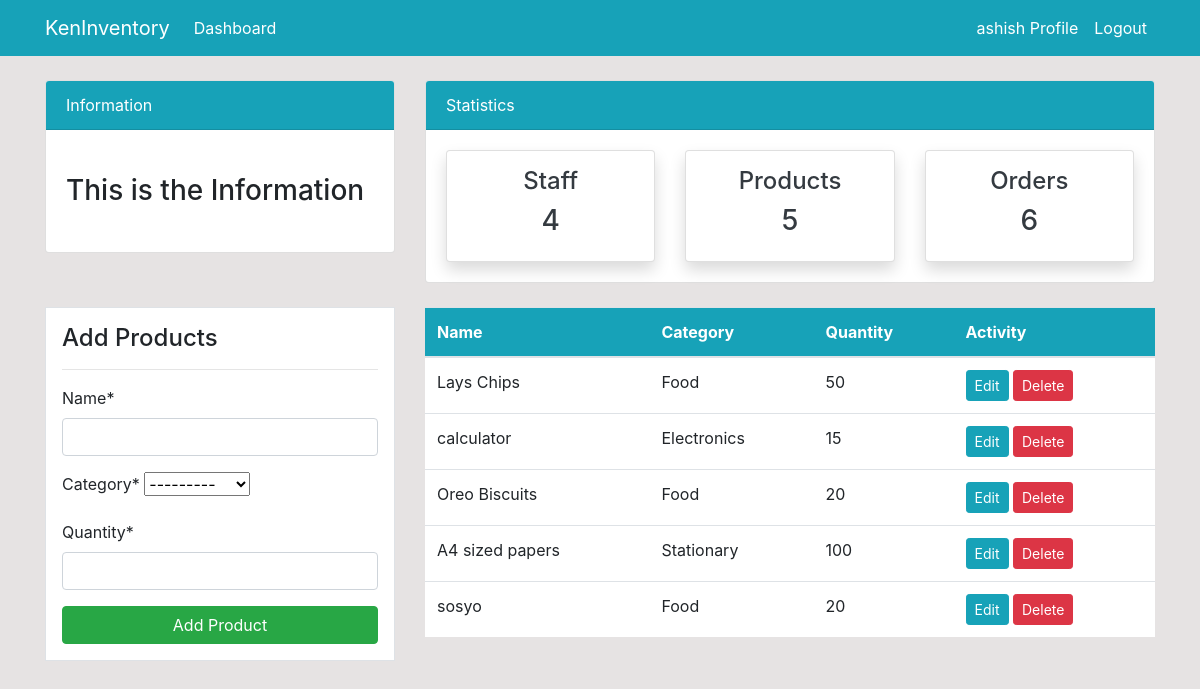
Screenshot of /product/ (signed in) with the database file from the repository.
### dashboard/models.py (models this page shows, shortened)
class Product(models.Model):
    name = models.CharField(max_length=100 , null = True)
    category = models.CharField(max_length=20 , choices= CATEGORY , null = True)
    quantity = models.PositiveBigIntegerField(null = True)
    class Meta:
        verbose_name_plural = 'Product'

### dashboard/views.py (the view)
# urls.py: path('product/', views.product, name='dashboard-product'),
@login_required(login_url='user-login')
def product(request):
    items = Product.objects.all()
    products_count = items.count()
    workers_count = User.objects.all().count()
    orders_count = Order.objects.all().count()
    if request.method == 'POST':
        form = ProductForm(request.POST)
        if form.is_valid():
            form.save()
            product_name = form.cleaned_data.get('name')
            messages.success(request , f'{product_name} has been added')
            return redirect('dashboard-product')
    else:
        form = ProductForm()
    context = {
        'items':items,
        'form': form,
        'workers_count':workers_count,
        'orders_count': orders_count,
        'products_count': products_count
    }
    return render(request, 'dashboard/product.html' , context)

### dashboard/forms.py
class ProductForm(forms.ModelForm):
    class Meta:
        model = Product
        fields = ['name','category','quantity']

### templates/dashboard/product.html (shortened to what this page needs)
{% extends 'partials/base.html' %}
{% load crispy_forms_tags %}
{% block content %}
{% include 'partials/topnav.html' %}
 <div class="container">
    <div class="row my-4">
        <div class="col-md-4">
            <div class="border bg-white p-3">
                <h4>Add Products</h4>
                <hr>
                <form method="POST">
                    {{form|crispy}}
                    <input class="btn btn-success btn-block" type="submit" value="Add Product">
                </form>
            </div>
        </div>
        <div class="col-md-8">
            <table class="table bg-white">
                <thead class="bg-info">
                    <tr class="text-white">
                        <th scope="col">Name</th>
                        <th scope="col">Category</th>
                        <th scope="col">Quantity</th>
                        <th scope="col">Activity</th>
                    </tr>
                </thead>
                <tbody>
                    {% for item in items%}
                    <tr>
                        <td>{{item.name}}</td>
                        <td>{{item.category}}</td>
                        <td>{{item.quantity}}</td>
                        <td>
                            <a class="btn btn-info btn-sm" href="{% url 'dashboard-product-update' item.id %}">Edit</a>
                            <a class="btn btn-danger btn-sm" href="{% url 'dashboard-product-delete' item.id %}">Delete</a>
                        </td>
                    </tr>
                     {% endfor %}
                </tbody>
            </table>
        </div>
    </div>
</div>
{% endblock %}

### templates/partials/nav.html (shortened to what this page needs)
<nav class="navbar navbar-expand-lg navbar-info bg-info">
    <div class="container">
        {% if user.is_authenticated %}
        <a class="navbar-brand text-white" href="index.html">KenInventory</a>
        <div class="collapse navbar-collapse" id="navbarSupportedContent">
            <ul class="navbar-nav mr-auto">
                <li class="nav-item active">
                    <a class="nav-link text-white" href="{% url 'dashboard-index'%}">Dashboard </a>
                </li>
            </ul>
            <ul class="navbar-nav ml-auto">
                <li class="nav-item active">
                    <a class="nav-link text-white" href="{% url 'user-profile'%}"> {{ user.username }} Profile </a>
                </li>
                <li class="nav-item">
                    <a class="nav-link text-white" href="{%  url 'user-logout' %}">Logout</a>
                </li>
            {% endif %}
        </div>
    </div>
</nav>

### static/style.css (style rules this page uses)
body { background: rgb(230, 227, 227); }

### rows the page displays
Product: name "Lays Chips", category "Food", quantity "50"
Product: name "calculator", category "Electronics", quantity "15"
Product: name "Oreo Biscuits", category "Food", quantity "20"
Product: name "A4 sized papers", category "Stationary", quantity "100"
Product: name "sosyo", category "Food", quantity "20"

### other values shown
{{ user.username }} "ashish"
{{ workers_count }} "4"
{{ products_count }} "5"
{{ orders_count }} "6"
